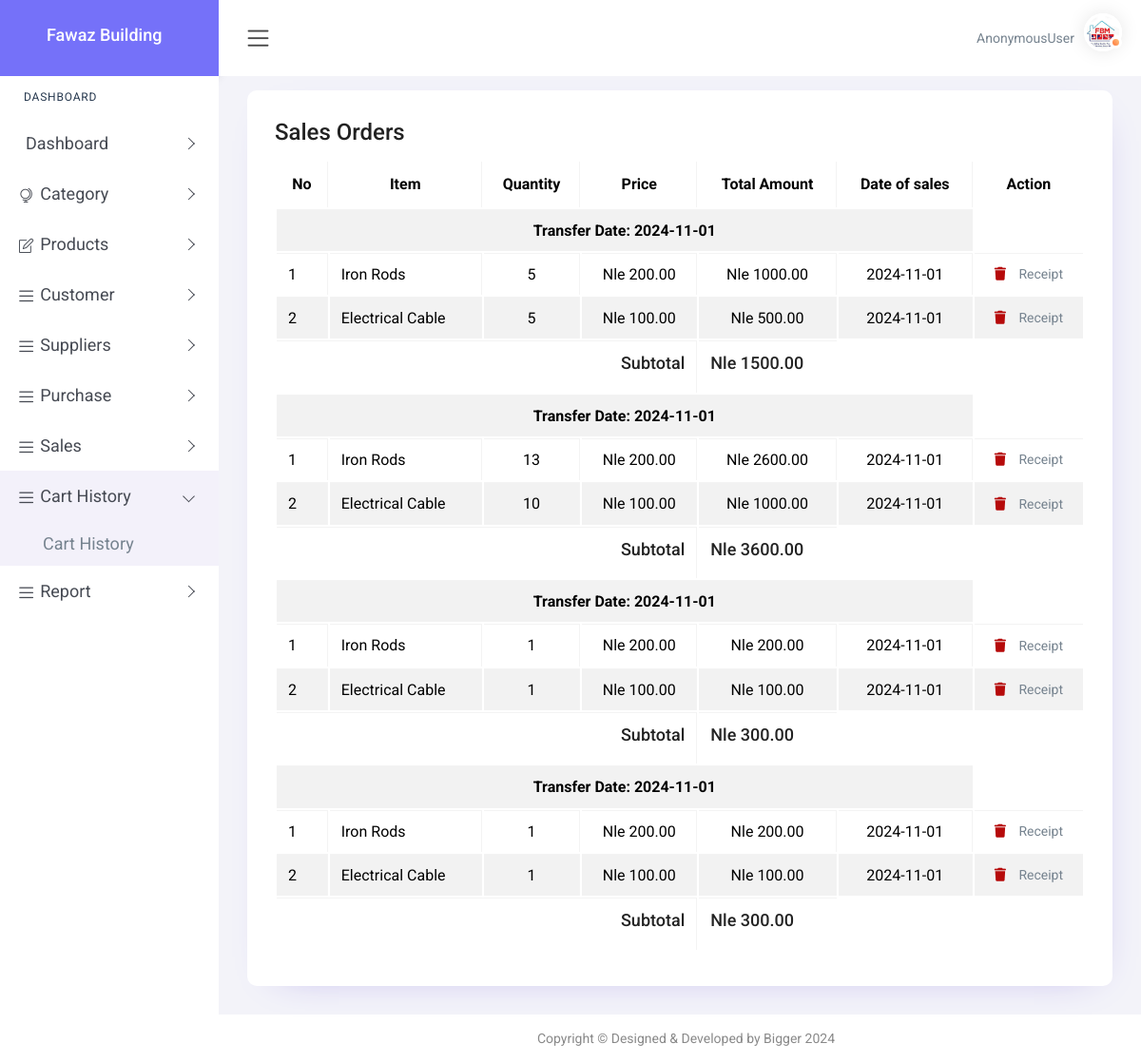
/final_cart/, run on an earlier commit of the app's database.
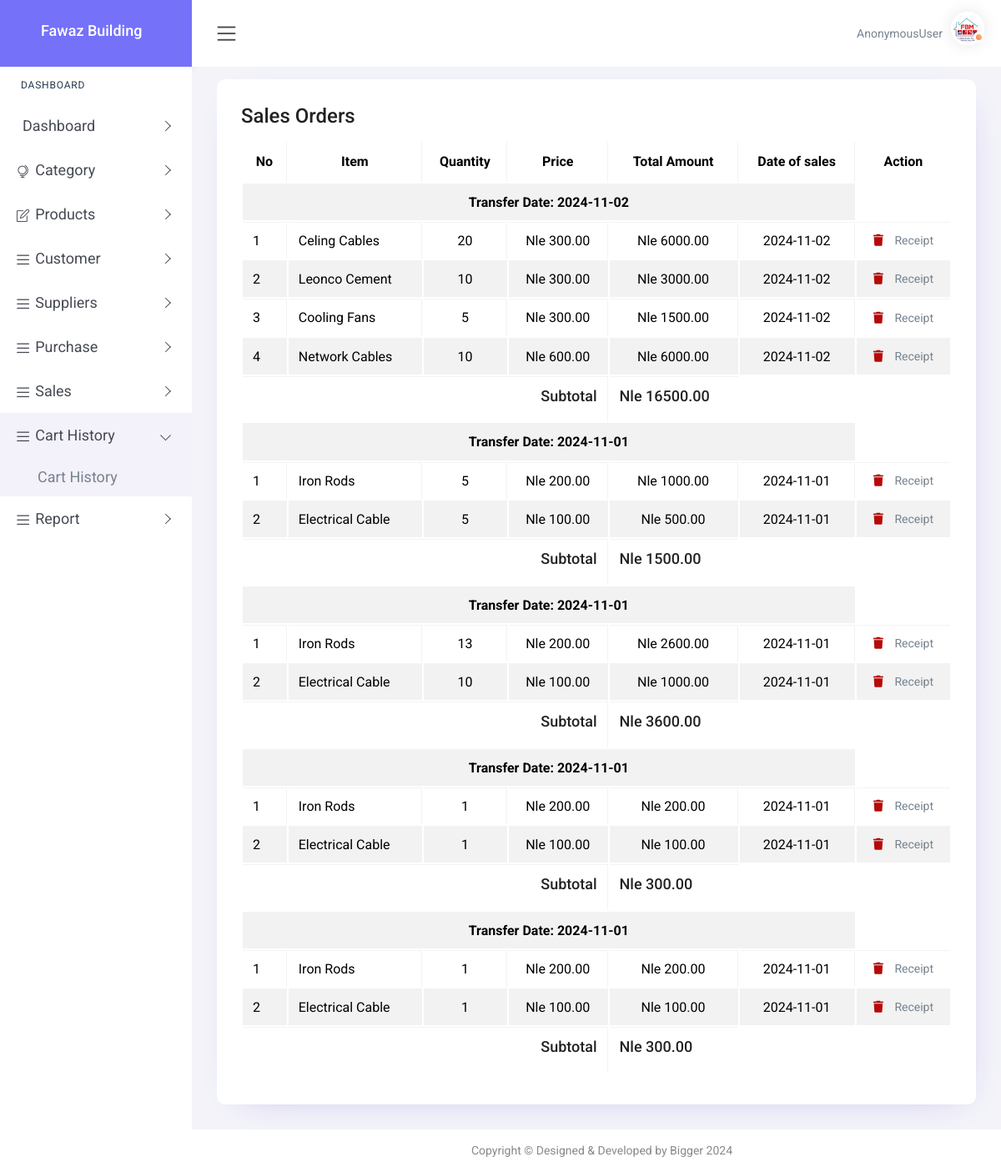
And on a later commit of the database.
### app/models.py (models this page shows, shortened)
class FinalCart(models.Model):
    product = models.ForeignKey(Product, on_delete=models.CASCADE)
    quantity = models.PositiveIntegerField()
    unit_price = models.DecimalField(max_digits=10, decimal_places=2)
    total_price = models.DecimalField(max_digits=10, decimal_places=2)
    date_added = models.DateTimeField(default=timezone.now)
    transfer_session_id = models.UUIDField(default=uuid.uuid4, editable=False)  # Unique ID for each transfer session

class Product(models.Model):
    product_name = models.CharField(max_length=100)
    product_category = models.ForeignKey(Category, on_delete=models.CASCADE)
    product_supplier = models.ForeignKey(Supplier, on_delete=models.CASCADE)
    in_stock = models.IntegerField()
    buying_price = models.DecimalField(max_digits=10, decimal_places=2)
    selling_price = models.DecimalField(max_digits=10, decimal_places=2)
    added_date = models.DateTimeField()
    profile = models.ImageField(upload_to='products/', blank=True, null=True)

### app/views.py (the view)
# urls.py: path("final_cart/", views.final_cart, name="final_cart"),
def final_cart(request):
    final_cart_items = FinalCart.objects.all().order_by('-date_added')
    grouped_cart_items = defaultdict(list)
    for item in final_cart_items:
        grouped_cart_items[item.transfer_session_id].append(item)
    context = {
        'grouped_cart_items': [],
    }
    for session_id, items in grouped_cart_items.items():
        subtotal = sum(item.total_price for item in items)
        context['grouped_cart_items'].append({
            'session_id': session_id,
            'items': items,
            'subtotal': subtotal,
        })
    return render(request, 'final_cart.html', context)

### templates/final_cart.html (shortened to what the changed rows need)
{% load static %}
<!DOCTYPE html>
<html lang="en">
<head>
    <link href="{% static 'plugins1/pg-calendar/css/pignose.calendar.min.css' %}" rel="stylesheet">
    <link rel="stylesheet" href="{% static 'plugins1/chartist/css/chartist.min.css' %}">
    <link rel="stylesheet" href="{% static 'plugins1/chartist-plugin-tooltips/css/chartist-plugin-tooltip.css' %}">
    <link href="{% static 'plugins1/tables/css/datatable/dataTables.bootstrap4.min.css' %}" rel="stylesheet">
    <link href="{% static 'css1/style.css' %}" rel="stylesheet">
    <link rel="stylesheet" href="https://cdnjs.cloudflare.com/ajax/libs/font-awesome/6.6.0/css/all.min.css" />
</head>
<body>
    <div id="main-wrapper">
        <div class="content-body">
            <div class="container-fluid">
                <div class="row">
                    <div class="col-12">
                        <div class="card">
                            <div class="card-body">
                                <div class="table-responsive">
                                    <table class="table table-striped table-bordered zero-configuration">
                                        <thead>
                                            <tr>
                                                <th style="font-size: 16px; color:black; text-align: center;">No</th>
                                                <th style="font-size: 16px; color:black; text-align: center;">Item</th>
                                                <th style="font-size: 16px; color:black; text-align: center;">Quantity</th>
                                                <th style="font-size: 16px; color:black; text-align: center;">Price</th>
                                                <th style="font-size: 16px; color:black; text-align: center;">Total Amount</th>
                                                <th style="font-size: 16px; color:black; text-align: center;">Date of sales</th>
                                                <th style="font-size: 16px; color:black; text-align: center;">Action</th>
                                            </tr>
                                        </thead>
                                        <tbody>
                                            {% for group in grouped_cart_items %}
                                                <tr>
                                                    <td colspan="6" style="font-size: 16px; color:black; text-align: center;">
                                                        <strong>Transfer Date: {{ group.items.0.date_added|date:"Y-m-d" }}</strong>
                                                    </td>
                                                </tr>
                                                {% for item in group.items %}
                                                    <tr>
                                                        <td style="font-size: 16px; color:black;">{{ forloop.counter }}</td>
                                                        <td style="font-size: 16px; color:black;">{{ item.product.product_name }}</td>
                                                        <td style="font-size: 16px; color:black; text-align: center;">{{ item.quantity }}</td>
                                                        <td style="font-size: 16px; color:black; text-align: center;">Nle {{ item.unit_price }}</td>
                                                        <td style="font-size: 16px; color:black; text-align: center;">Nle {{ item.total_price }}</td>
                                                        <td style="font-size: 16px; color:black; text-align: center;">{{ item.date_added|date:"Y-m-d" }}</td>
                                                        <td rowspan="1" style="text-align: center;">
                                                            <a href="{% url 'receipt_detail' group.session_id %}"><i class="fas fa-trash" style="color: rgb(182, 10, 10);" aria-hidden="true"></i></a>
                                                            <a href="{% url 'receipt_detail' group.session_id %}" style="margin-left: 10px;">Receipt</a>
                                                        </td>
                                                    </tr>
                                                {% endfor %}
                                                <tr>
                                                    <td colspan="4" style="font-size: 16px; color:black; text-align: end;"><h4>Subtotal</h4></td>
                                                    <td style="font-size: 16px; color:black;"><h4>Nle {{ group.subtotal }}</h4></td>
                                                </tr>
                                            {% endfor %}
                                        </tbody>
                                    </table>
                                </div>
                            </div>
                        </div>
                    </div>
                </div>
            </div>
        </div>
    </div>
</body>
</html>

What changed in the data, as far as the page shows it:
added FinalCart: items.0.date_added "2024-11-02", product.product_name "Celing Cables", quantity "20", unit_price "300.00", total_price "6000.00", date_added "2024-11-02"
added FinalCart: product.product_name "Leonco Cement", quantity "10", unit_price "300.00", total_price "3000.00", date_added "2024-11-02"
added FinalCart: product.product_name "Cooling Fans", quantity "5", unit_price "300.00", total_price "1500.00", date_added "2024-11-02"
added FinalCart: product.product_name "Network Cables", quantity "10", unit_price "600.00", total_price "6000.00", date_added "2024-11-02"
Also different on the page:
new list line: "Transfer Date: Subtotal Nle 16500.00"
